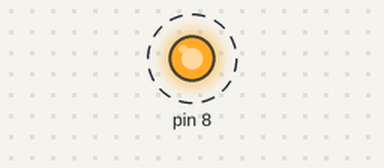
Simulated run of this sketch. Board: Arduino Uno, built with avr-gcc and run on an emulated ATmega328P. On the bench: output pins drawn as LEDs (lit = HIGH). Dashed ring = blinking.

Above: at 0.05 s.
Timing chart, 0 to 3.0 s (numbered marks = the images above):
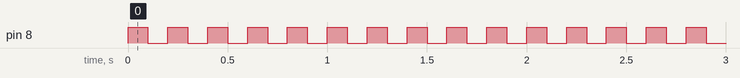

Measured:
- by itself, pin 8: alternates HIGH for 0.10 s and LOW for 0.10 s

The sketch:

sketch_1_.ino
```cpp
void setup() {
  pinMode(8, OUTPUT);

}
// the loop function runs over and over again forever
void loop() {
  digitalWrite(8, HIGH); // turns the LED on (HIGH is the voltage level)
  delay(100); // waits a second
  digitalWrite(8, LOW); // turns the LED off (LOW voltage level)
  delay(100); // waits a second
}
```
